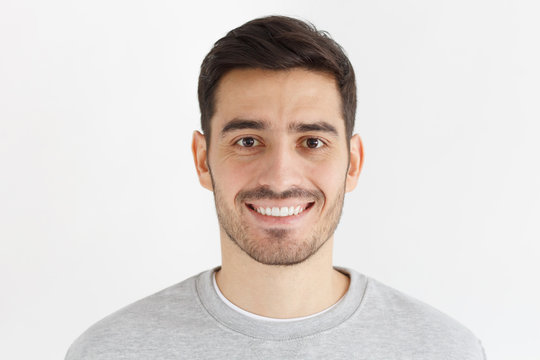
#> input picture face1.jpg, 540 x 360 px
$ python -i face_check.py   (imports and definitions only)   (older library calls are emulated)
#> lines starting #> are read from the running program, lines starting #| are printed output that depends on the picture; long printed decimals are rounded
#> further down, picture is the input picture: shape (360, 540, 3); mean B, G, R 211.8, 215.7, 222.7
import cv2
import numpy as np
from tkinter import *
from tkinter import filedialog, messagebox
from PIL import Image, ImageTk
from mtcnn.mtcnn import MTCNN
import imutils

# [1 line that did not run here, left out]

def is_blurry(image, threshold=100.0, show_debug=False):
#> called with threshold = 100, show_debug = False
    gray = cv2.cvtColor(image, cv2.COLOR_BGR2GRAY)
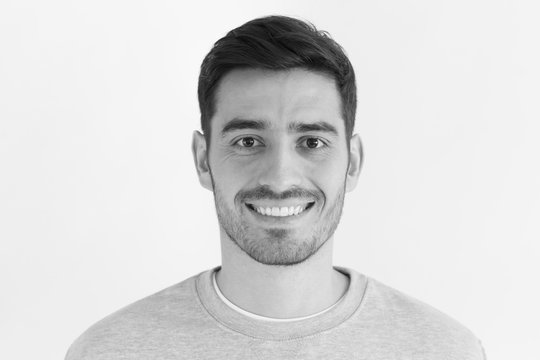
#> gray: shape (360, 540); min 4, max 255, mean 217.4
    lap = cv2.Laplacian(gray, cv2.CV_64F)
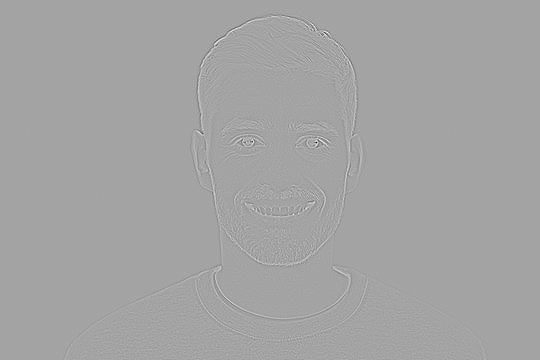
#> lap: shape (360, 540) float64; min -429, max 239, mean 0; drawn with min black and max white
    variance = lap.var()
#> variance = 149.7

    if show_debug:
        blurred = cv2.GaussianBlur(image, (5, 5), 0)
        cv2.imshow("Original", image)
        cv2.imshow("Blurred", blurred)
        cv2.waitKey(0)
        cv2.destroyAllWindows()

    print(f"Laplacian Variance: {variance} — Blurry: {variance < threshold}")
#| Laplacian Variance: 149.684 — Blurry: False
    return variance < threshold, variance

# [52 lines left out: functions check_face_position, estimate_yaw_angle, detect_and_check, not called in this run]

# GUI Setup
class FaceCheckerGUI:
    # [41 lines left out: functions __init__, upload_image, capture_from_webcam, process_image, not called in this run]

# Run the app
# [4 lines not run here, left out]

>>> import cv2
>>> picture = cv2.imread('face1.jpg')
>>> result = is_blurry(picture)
#> result = (False, 149.7)
